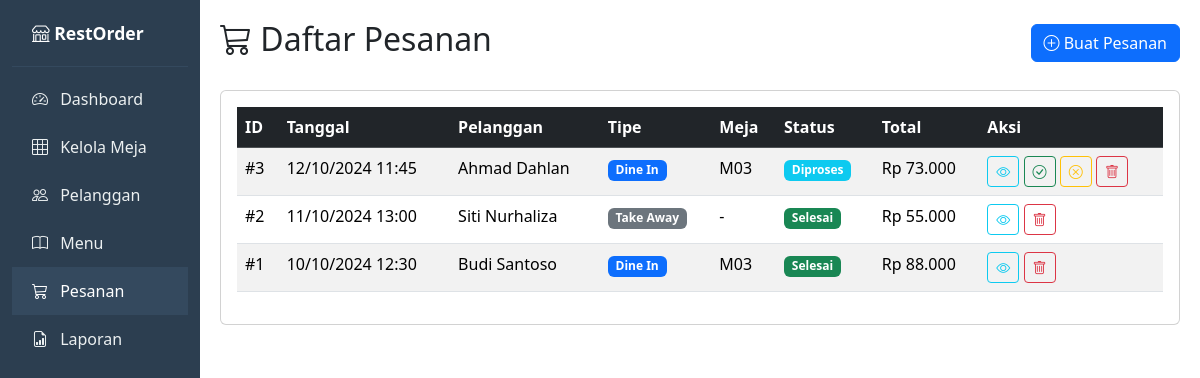
The app's page /?page=pesanan with its own data.
### tables this page shows
CREATE TABLE IF NOT EXISTS pesanan (
    id              INT UNSIGNED AUTO_INCREMENT PRIMARY KEY,
    pelanggan_id    INT UNSIGNED NOT NULL,
    meja_id         INT UNSIGNED DEFAULT NULL COMMENT 'NULL jika take-away',
    tipe_pesanan    ENUM('dine_in', 'take_away') NOT NULL DEFAULT 'dine_in',
    status_pesanan  ENUM('pending', 'diproses', 'selesai', 'dibatalkan') NOT NULL DEFAULT 'pending',
    biaya_layanan   DECIMAL(12, 2) NOT NULL DEFAULT 0.00 COMMENT 'Biaya layanan meja (dine-in only)',
    total           DECIMAL(12, 2) NOT NULL DEFAULT 0.00,
    tanggal_pesanan DATETIME NOT NULL DEFAULT CURRENT_TIMESTAMP,
    catatan         TEXT DEFAULT NULL,
    created_at      TIMESTAMP DEFAULT CURRENT_TIMESTAMP,
    updated_at      TIMESTAMP DEFAULT CURRENT_TIMESTAMP ON UPDATE CURRENT_TIMESTAMP,

    CONSTRAINT fk_pesanan_pelanggan FOREIGN KEY (pelanggan_id) REFERENCES pelanggan(id)
        ON DELETE RESTRICT ON UPDATE CASCADE,
    CONSTRAINT fk_pesanan_meja FOREIGN KEY (meja_id) REFERENCES meja(id)
        ON DELETE SET NULL ON UPDATE CASCADE
);

CREATE TABLE IF NOT EXISTS pelanggan (
    id          INT UNSIGNED AUTO_INCREMENT PRIMARY KEY,
    nama        VARCHAR(100) NOT NULL,
    no_telepon  VARCHAR(20) DEFAULT NULL,
    email       VARCHAR(100) DEFAULT NULL,
    alamat      TEXT DEFAULT NULL,
    created_at  TIMESTAMP DEFAULT CURRENT_TIMESTAMP,
    updated_at  TIMESTAMP DEFAULT CURRENT_TIMESTAMP ON UPDATE CURRENT_TIMESTAMP
);

CREATE TABLE IF NOT EXISTS meja (
    id          INT UNSIGNED AUTO_INCREMENT PRIMARY KEY,
    nomor_meja  VARCHAR(10) NOT NULL UNIQUE COMMENT 'Nomor identitas meja (misal: M01)',
    kapasitas   TINYINT UNSIGNED NOT NULL DEFAULT 4 COMMENT 'Jumlah kursi',
    status      ENUM('tersedia', 'terisi', 'dipesan') NOT NULL DEFAULT 'tersedia',
    created_at  TIMESTAMP DEFAULT CURRENT_TIMESTAMP,
    updated_at  TIMESTAMP DEFAULT CURRENT_TIMESTAMP ON UPDATE CURRENT_TIMESTAMP
);

### src/Controllers/PesananController.php (called while the page is built, shortened)
<?php
class PesananController extends BaseController
{
    private PesananRepository $pesananRepo;
    public function __construct(\PDO $pdo)
    {
        $this->pesananRepo   = new PesananRepository($pdo);
    }
    public function index(): void
    {
        $pesananList = $this->pesananRepo->findAll();
        $this->render('pesanan/index.php', [
            'pageTitle'    => 'Daftar Pesanan',
            'currentPage'  => 'pesanan',
            'pesananList'  => $pesananList,
        ]);
    }
}

### public/index.php (called while the page is built, shortened)
<?php
$pdo = require __DIR__ . '/../config/database.php';
$action = $_GET['action'] ?? 'index';
try {
    $controller = new $controllerClass($pdo);
    $controller->$action();
} catch (\Exception $e) {
    error_log($e->getMessage());
    http_response_code(500);
    echo "Terjadi kesalahan pada server. Silakan coba lagi.";
}

### src/Repositories/PesananRepository.php (called while the page is built, shortened)
<?php
class PesananRepository
{
    private PDO $pdo;
    public function __construct(PDO $pdo)
    {
        $this->pdo = $pdo;
    }
    public function findAll(): array
    {
        $sql = "SELECT p.*, pel.nama AS nama_pelanggan, m.nomor_meja
                FROM pesanan p
                LEFT JOIN pelanggan pel ON p.pelanggan_id = pel.id
                LEFT JOIN meja m ON p.meja_id = m.id
                ORDER BY p.tanggal_pesanan DESC";
        $stmt = $this->pdo->query($sql);
        return $stmt->fetchAll();
    }
}

### views/pesanan/index.php (the view)
<div class="d-flex justify-content-between align-items-center mb-4">
    <h2><i class="bi bi-cart3"></i> Daftar Pesanan</h2>
    <a href="?page=pesanan&action=create" class="btn btn-primary">
        <i class="bi bi-plus-circle"></i> Buat Pesanan
    </a>
</div>
<div class="card">
    <div class="card-body">
        <div class="table-responsive">
            <table class="table table-striped table-hover">
                <thead class="table-dark">
                    <tr>
                        <th>ID</th>
                        <th>Tanggal</th>
                        <th>Pelanggan</th>
                        <th>Tipe</th>
                        <th>Meja</th>
                        <th>Status</th>
                        <th>Total</th>
                        <th>Aksi</th>
                    </tr>
                </thead>
                <tbody>
                    <?php if (empty($pesananList)): ?>
                        <tr><td colspan="8" class="text-center text-muted">Belum ada pesanan.</td></tr>
                    <?php else: ?>
                        <?php foreach ($pesananList as $p): ?>
                        <tr>
                            <td>#<?= $p['id'] ?></td>
                            <td><?= date('d/m/Y H:i', strtotime($p['tanggal_pesanan'])) ?></td>
                            <td><?= htmlspecialchars($p['nama_pelanggan']) ?></td>
                            <td>
                                <span class="badge bg-<?= $p['tipe_pesanan'] === 'dine_in' ? 'primary' : 'secondary' ?>">
                                    <?= $p['tipe_pesanan'] === 'dine_in' ? 'Dine In' : 'Take Away' ?>
                                </span>
                            </td>
                            <td><?= $p['nomor_meja'] ?? '-' ?></td>
                            <td>
                                <?php
                                $badgeClass = match($p['status_pesanan']) {
                                    'pending'    => 'bg-warning text-dark',
                                    'diproses'   => 'bg-info',
                                    'selesai'    => 'bg-success',
                                    'dibatalkan' => 'bg-danger',
                                    default      => 'bg-secondary',
                                };
                                ?>
                                <span class="badge <?= $badgeClass ?>"><?= ucfirst($p['status_pesanan']) ?></span>
                            </td>
                            <td>Rp <?= number_format((float)$p['total'], 0, ',', '.') ?></td>
                            <td>
                                <a href="?page=pesanan&action=detail&id=<?= $p['id'] ?>"
                                   class="btn btn-sm btn-outline-info" title="Detail">
                                    <i class="bi bi-eye"></i>
                                </a>
                                <?php if (in_array($p['status_pesanan'], ['pending', 'diproses'])): ?>
                                    <a href="?page=pesanan&action=selesai&id=<?= $p['id'] ?>"
                                       class="btn btn-sm btn-outline-success" title="Selesaikan"
                                       onclick="return confirm('Tandai pesanan ini selesai?')">
                                        <i class="bi bi-check-circle"></i>
                                    </a>
                                    <a href="?page=pesanan&action=batal&id=<?= $p['id'] ?>"
                                       class="btn btn-sm btn-outline-warning" title="Batalkan"
                                       onclick="return confirm('Batalkan pesanan ini?')">
                                        <i class="bi bi-x-circle"></i>
                                    </a>
                                <?php endif; ?>
                                <a href="?page=pesanan&action=delete&id=<?= $p['id'] ?>"
                                   class="btn btn-sm btn-outline-danger" title="Hapus"
                                   onclick="return confirm('Yakin hapus pesanan ini?')">
                                    <i class="bi bi-trash"></i>
                                </a>
                            </td>
                        </tr>
                        <?php endforeach; ?>
                    <?php endif; ?>
                </tbody>
            </table>
        </div>
    </div>
</div>

### records on screen
pesanan: id "3", tanggal_pesanan "12/10/2024 11:45", pelanggan.nama "Ahmad Dahlan", tipe_pesanan "Dine In", meja.nomor_meja "M03", status_pesanan "Diproses", total "73.000"
pesanan: id "2", tanggal_pesanan "11/10/2024 13:00", pelanggan.nama "Siti Nurhaliza", tipe_pesanan "Take Away", nomor_meja "-", status_pesanan "Selesai", total "55.000"
pesanan: id "1", tanggal_pesanan "10/10/2024 12:30", pelanggan.nama "Budi Santoso", tipe_pesanan "Dine In", meja.nomor_meja "M03", status_pesanan "Selesai", total "88.000"
